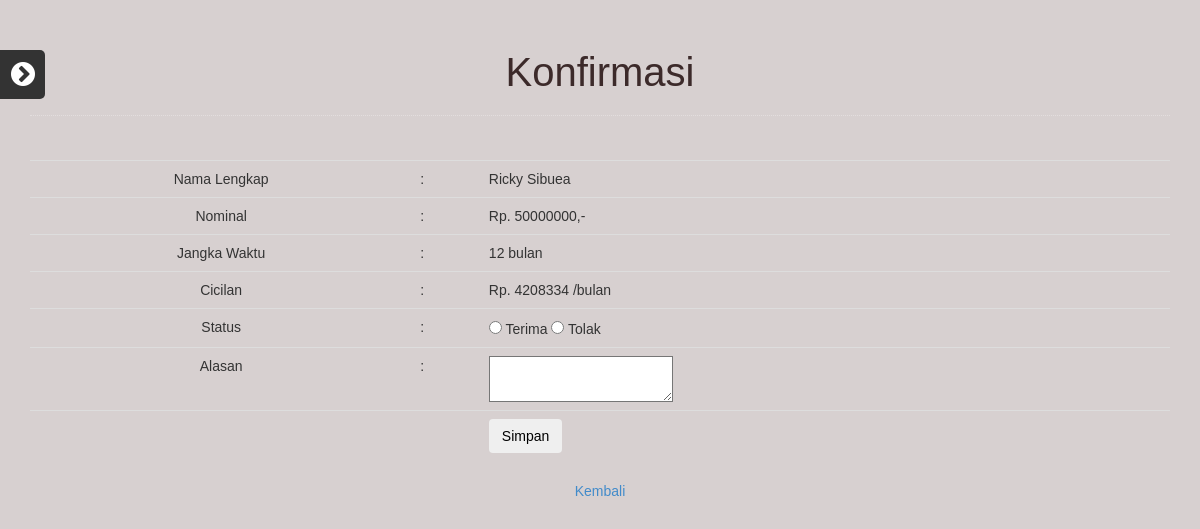
The page /konfirmasi.php?id=11 on the database its author committed.
### tables this page shows
CREATE TABLE IF NOT EXISTS `ajukan` (
  `user_id` int(10) NOT NULL AUTO_INCREMENT,
  `tanggal` varchar(30) NOT NULL,
  `username` varchar(20) NOT NULL,
  `nama` varchar(100) NOT NULL,
  `no_hp` varchar(12) NOT NULL,
  `no_ktp` varchar(20) NOT NULL,
  `no_rek` varchar(20) NOT NULL,
  `gaji` varchar(10) NOT NULL,
  `nominal` varchar(10) NOT NULL,
  `jangka` varchar(10) NOT NULL,
  `cicilan` varchar(10) NOT NULL,
  `nama_file` varchar(50) NOT NULL,
  PRIMARY KEY (`user_id`)
);

### konfirmasi.php (the view, shortened to what this page needs)
<!doctype html>
<html lang="en">
<head>
	<link rel="stylesheet" type="text/css" href="css/reset.css">
	<link rel="stylesheet" type="text/css" href="css/bootstrap.css">
	<link rel="stylesheet" href="fontawsome/font-awesome.css">
	<link rel="stylesheet" type="text/css" href="css/a.css">
</head>
<body>
		<?php
		include "nav.php";
		?>
		<div class="container">
				<div class="row">
						<div class="col-md-12  page_header">
								<h3><center><font color="#3C2A2A">Konfirmasi</font></center></h3>
								<hr>
						</div>
				</div>
				<div class="row">
					<div class="col-md-12">
						<font face="verdana,arial" size=-1>
						<center>
															<?php
																$id = $_GET['id'];
																$query = mysql_query("select * from ajukan where user_id='$id'") or die(mysql_error());
																$data = mysql_fetch_array($query);
															?>
															 <form name="update_data" action="proses_konfirmasi.php" method="post">
																<table class="table table-responsive table-key-value pull-center">
																	<tbody>
																		<tr>
																			<td><font face="verdana,arial" size=-3><center>Nama Lengkap</center></font></td>
																			<td>:</td>
																			<td><?php echo $data['nama']; ?>
																		</tr>
																		<tr>
																			<td><font face="verdana,arial" size=-3><center>Nominal</center></font></td>
																			<td>:</td>
																			<td>Rp. <?php echo $data['nominal']; ?>,-
																		</tr>
																		<tr>
																			<td><font face="verdana,arial" size=-3><center>Jangka Waktu</center></font></td>
																			<td>:</td>
																			<td><?php echo $data['jangka']; ?> bulan
																		</tr>
																		<tr>
																			<td><font face="verdana,arial" size=-3><center>Cicilan</center></font></td>
																			<td>:</td>
																			<td>Rp. <?php echo $data['cicilan']; ?> /bulan
																		</tr>
																		<tr>
																			<td><font face="verdana,arial" size=-3><center>Status</center></font></td>
																			<td>:</td>
																			<td><input type="radio" name="status" value="yes"> Terima <input type="radio" name="status" value="no"> Tolak </td>
																		</tr>
																		<tr>
																			<td><font face="verdana,arial" size=-3><center>Alasan</center></font></td>
																			<td>:</td>
																			<td><textarea name="alasan"></textarea></td>
																		</tr>
																		<tr>
																			<td></td><td><td align="right" colspan="3"><input type="submit" name="submit" value="Simpan" class="btn"/></td>
																		</tr>
																	</tbody>
																</table>
															</form>
															<a href="daftar_aju.php">Kembali</a>
					</div>
				</div>
		</div>
</body>
</html>

### css/a.css (style rules this page uses)
body { background: url(../img/) no-repeat fixed; background-size:100% 100%; background-color:#D7D0D0; }
.page_header { height: 160px; padding-top: 30px; }
.page_header h3 { color: #fff; font:normal 40px Arial; }
.page_header hr { border:0; border-bottom: 1px dotted #fff; opacity: .3; }

### rows shown on the page
ajukan: nama "Ricky Sibuea", nominal "50000000", jangka "12", cicilan "4208334"
